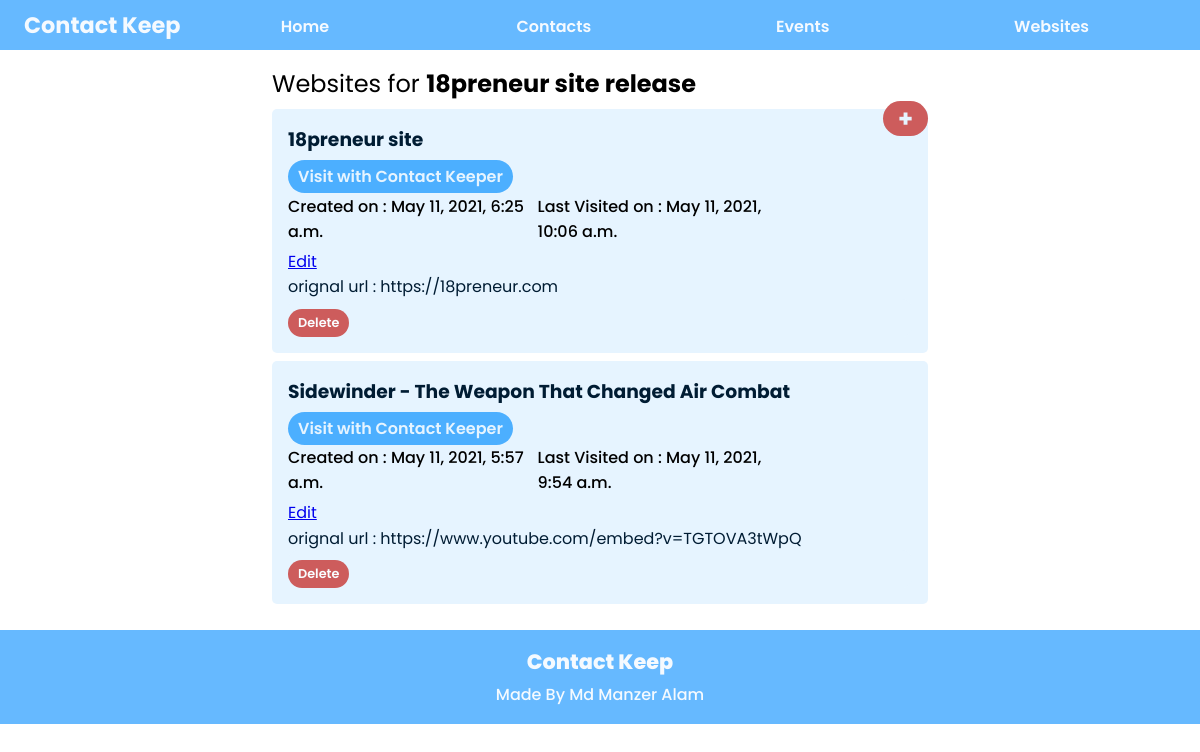
/websites/, run on an earlier commit of the app's database.
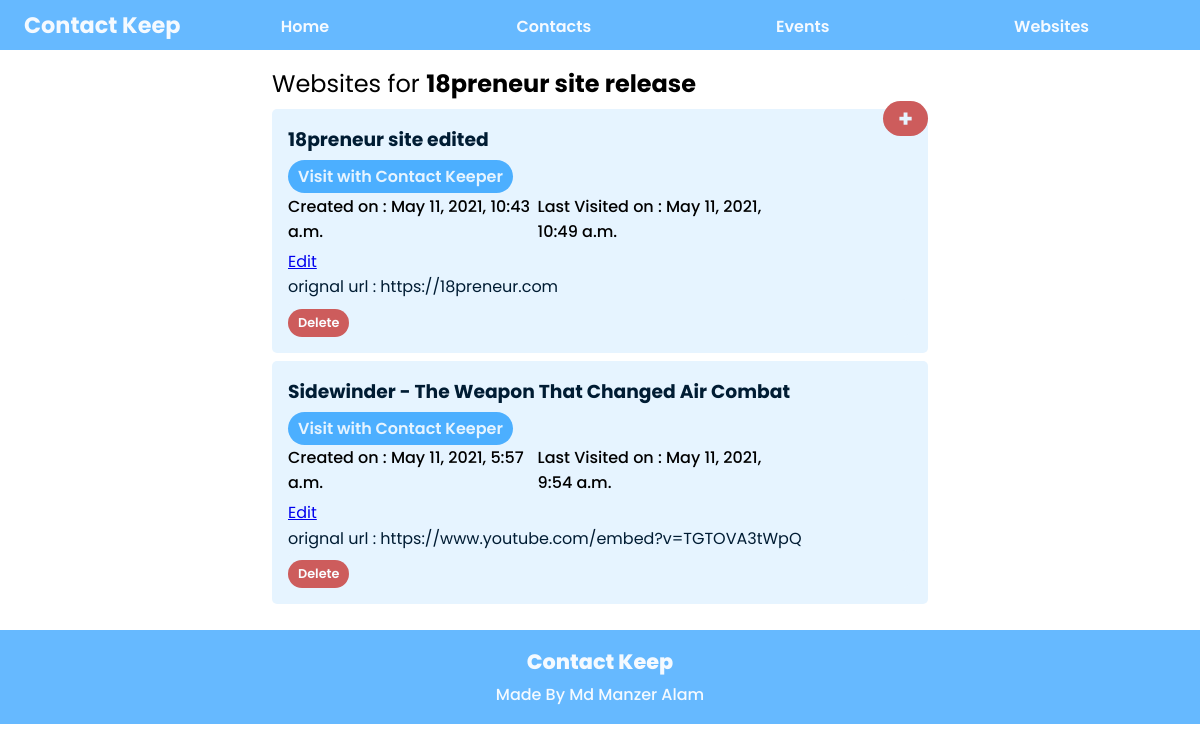
And on a later commit of the database.
### contactkeep/models.py (models this page shows, shortened)
class Website(models.Model):
    event = models.ForeignKey(Event, on_delete=models.CASCADE)
    url = models.CharField("Link for website",max_length=250)
    name = models.CharField("Name for website",max_length=250)
    last_visit = models.DateTimeField("last visited on",auto_now=True)
    created_on = models.DateTimeField("Created on",auto_created=True,default=timezone.now)

### contactkeep/views.py (the view, shortened to what this page needs)
# urls.py: path('websites/',views.websites,name="websites"),
def websites(request):
    current_event = Event.objects.filter(current=True)
    if(current_event.count()!=0):
        current_event = current_event[0]
        websites_for_event = Website.objects.filter(event=current_event).order_by('-last_visit')
    else:
        websites_for_event = "no event selected"
    context = {
        'event' : current_event,
        'websites_for_event' : websites_for_event,
    }
    return render(request,'contactkeep/websites.html',context)

### contactkeep/templates/contactkeep/websites.html (shortened to what this page needs)
{% load static %}
<!DOCTYPE html>
<html lang="en">
<head>
    <link rel="stylesheet" type="text/css" href="{% static 'contactkeep/websites.css' %}">
</head>
{% include 'contactkeep/snippets/navigation.html' %}
<body>
    <main>
        <h2 id="title">Websites for <span>{{event.name}}</span></h2>
        <section id="add-website">
            <button id="btn-add-website" onclick="toggleForm()">+</button>
        </section>
        <section class="websites-holder">
            {% for website in websites_for_event %}
                <section class="website-holder">
                    <h3>{{website.name}}</h3>
                    <a href="{% url 'contactkeep:view_website' website.id %}" class="url visit-with">Visit with Contact Keeper</a>
                    <div class="date-holder">
                        <h4>Created on : {{website.created_on}}</h4>
                        <h4>Last Visited on : {{website.last_visit}}</h4>
                    </div>
                    <a href="{% url 'contactkeep:website_edit' website.id %}" class="edit-link">Edit</a>
                    <br>
                    <a href="{{website.url}}" class="url">orignal url : {{website.url}}</a>
                    <form action="" method="post" enctype="multipart/form-data" class="delete-form">
                        <input type="submit" value="Delete" class="del-btn" name="website-delete">
                    </form>
                </section>
            {% endfor %}
        </section>
    </main>
</body>
{% include 'contactkeep/snippets/footer.html' %}
</html>

What changed in the data, as far as the page shows it:
changed Website "https://18preneur.com": name "18preneur site" → "18preneur site edited"; created_on "May 11, 2021, 6:25 a.m." → "May 11, 2021, 10:43 a.m."; last_visit "May 11, 2021, 10:06 a.m." → "May 11, 2021, 10:49 a.m."
